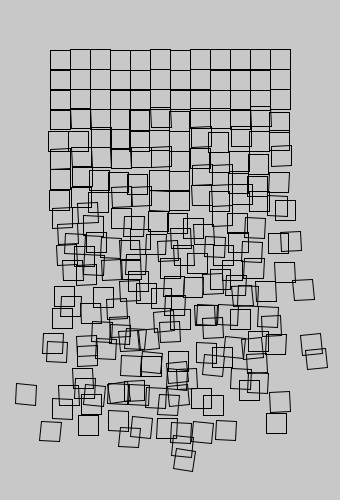
Frame 1 (no input)
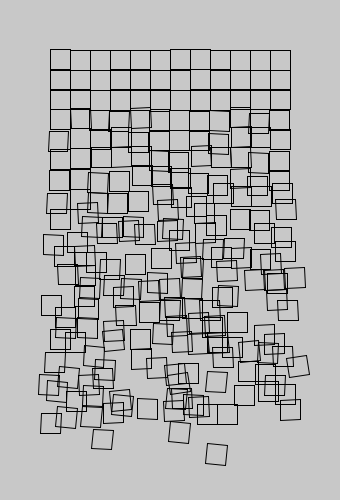
Frame 2 (the mouse pressed at the canvas centre, redrawn once)

The Processing sketch that drew these frames (run headless with seeded random() and noise(); the mouse was pressed at the canvas centre and the sketch redrawn once):

// Processing sketch: processing_109360
// ── processing_109360.pde

/*Rachel Moeller
EMS2 Assignment 4 Schotter Reproduction
*/
int bufferSpace=50;
float r;
float i;


void setup()
{
  size(340,500);
  smooth();
  noLoop();
  rectMode(CORNER);
}

void draw()
{
 background(200);
  strokeWeight(1);
  noFill();
 
   
  for(int rows=bufferSpace;rows<=270;rows+=20)
  {
    i+=i;
    for(int cols=bufferSpace;cols<=410;cols+=20)
    {
      r=(cols)*random(-0.00009,0.00009);
      pushMatrix();
      translate(0,r*cols);
      
    
      rotate(r*(cols/100));
      rect(rows,cols,20,20);
      popMatrix();
    
    }
  }

 
     
    
     
    
    
  
}
